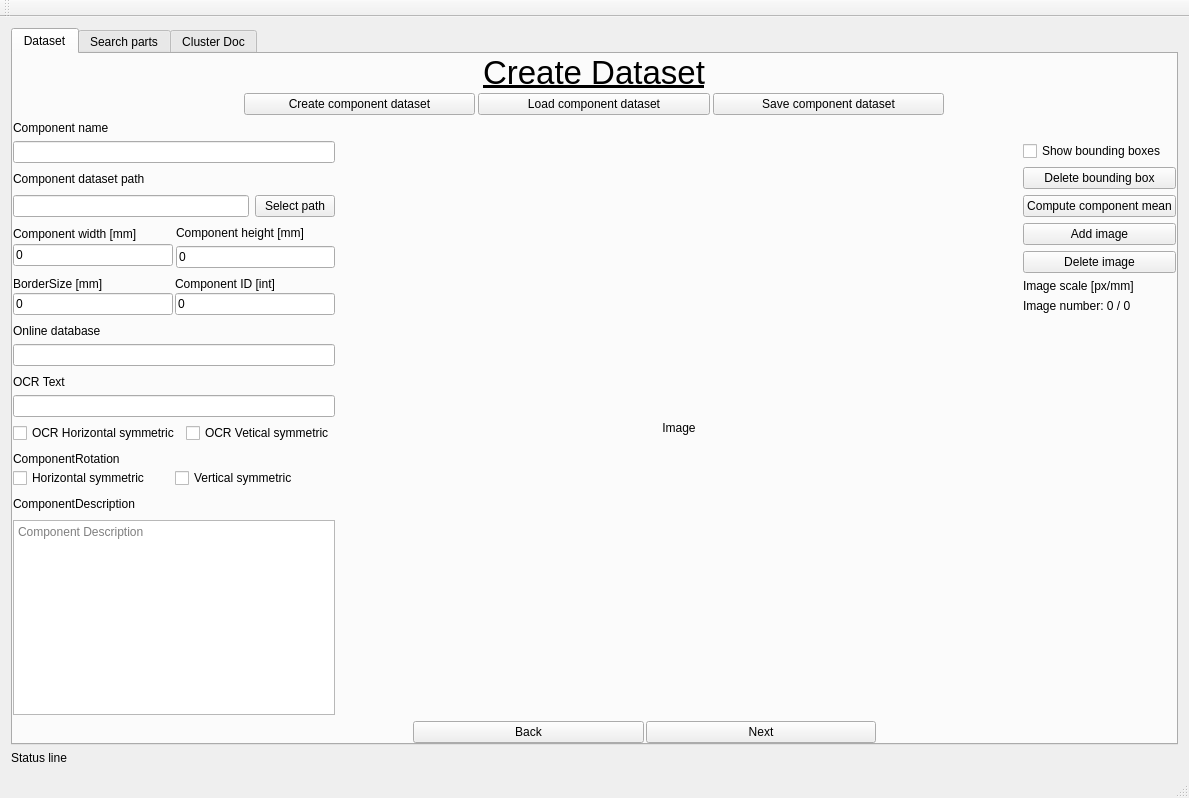
<?xml version="1.0" encoding="UTF-8"?>
<ui version="4.0">
 <class>MainWindow</class>
 <widget class="QMainWindow" name="MainWindow">
  <property name="geometry">
   <rect>
    <x>0</x>
    <y>0</y>
    <width>1189</width>
    <height>798</height>
   </rect>
  </property>
  <property name="sizePolicy">
   <sizepolicy hsizetype="Preferred" vsizetype="Maximum">
    <horstretch>0</horstretch>
    <verstretch>0</verstretch>
   </sizepolicy>
  </property>
  <property name="windowTitle">
   <string>MainWindow</string>
  </property>
  <widget class="QWidget" name="centralWidget">
   <property name="sizePolicy">
    <sizepolicy hsizetype="Preferred" vsizetype="Preferred">
     <horstretch>0</horstretch>
     <verstretch>0</verstretch>
    </sizepolicy>
   </property>
   <layout class="QVBoxLayout" name="verticalLayout">
    <item>
     <layout class="QGridLayout" name="gridLayout_7">
      <item row="1" column="0">
       <widget class="QTabWidget" name="TAB">
        <property name="sizePolicy">
         <sizepolicy hsizetype="Expanding" vsizetype="Expanding">
          <horstretch>0</horstretch>
          <verstretch>0</verstretch>
         </sizepolicy>
        </property>
        <property name="currentIndex">
         <number>0</number>
        </property>
        <widget class="QWidget" name="DATASET">
         <property name="enabled">
          <bool>true</bool>
         </property>
         <property name="sizePolicy">
          <sizepolicy hsizetype="Expanding" vsizetype="Expanding">
           <horstretch>0</horstretch>
           <verstretch>0</verstretch>
          </sizepolicy>
         </property>
         <attribute name="title">
          <string>Dataset</string>
         </attribute>
         <layout class="QGridLayout" name="gridLayout_3">
          <property name="leftMargin">
           <number>0</number>
          </property>
          <property name="topMargin">
           <number>0</number>
          </property>
          <property name="rightMargin">
           <number>0</number>
          </property>
          <property name="bottomMargin">
           <number>0</number>
          </property>
          <item row="0" column="0">
           <layout class="QGridLayout" name="gridLayout_2">
            <item row="0" column="0">
             <layout class="QGridLayout" name="gridLayout_6">
              <item row="0" column="0">
               <spacer name="horizontalSpacer_11">
                <property name="orientation">
                 <enum>Qt::Horizontal</enum>
                </property>
                <property name="sizeType">
                 <enum>QSizePolicy::Preferred</enum>
                </property>
                <property name="sizeHint" stdset="0">
                 <size>
                  <width>160</width>
                  <height>20</height>
                 </size>
                </property>
               </spacer>
              </item>
              <item row="0" column="3">
               <layout class="QVBoxLayout" name="verticalLayout_6">
                <property name="spacing">
                 <number>2</number>
                </property>
                <item>
                 <widget class="QLabel" name="CreateDatasetLabel">
                  <property name="enabled">
                   <bool>true</bool>
                  </property>
                  <property name="sizePolicy">
                   <sizepolicy hsizetype="Expanding" vsizetype="Fixed">
                    <horstretch>0</horstretch>
                    <verstretch>0</verstretch>
                   </sizepolicy>
                  </property>
                  <property name="minimumSize">
                   <size>
                    <width>10</width>
                    <height>10</height>
                   </size>
                  </property>
                  <property name="maximumSize">
                   <size>
                    <width>700</width>
                    <height>60</height>
                   </size>
                  </property>
                  <property name="font">
                   <font>
                    <pointsize>25</pointsize>
                    <weight>50</weight>
                    <bold>false</bold>
                    <underline>true</underline>
                    <kerning>true</kerning>
                   </font>
                  </property>
                  <property name="layoutDirection">
                   <enum>Qt::LeftToRight</enum>
                  </property>
                  <property name="text">
                   <string>Create Dataset</string>
                  </property>
                  <property name="textFormat">
                   <enum>Qt::AutoText</enum>
                  </property>
                  <property name="scaledContents">
                   <bool>true</bool>
                  </property>
                  <property name="alignment">
                   <set>Qt::AlignCenter</set>
                  </property>
                 </widget>
                </item>
                <item>
                 <layout class="QHBoxLayout" name="horizontalLayout_13">
                  <property name="spacing">
                   <number>3</number>
                  </property>
                  <item>
                   <widget class="QPushButton" name="CreateCompDataset">
                    <property name="text">
                     <string>Create component dataset</string>
                    </property>
                   </widget>
                  </item>
                  <item>
                   <widget class="QPushButton" name="LoadCompDataset">
                    <property name="text">
                     <string>Load component dataset</string>
                    </property>
                   </widget>
                  </item>
                  <item>
                   <widget class="QPushButton" name="SaveCompDataset">
                    <property name="text">
                     <string>Save component dataset</string>
                    </property>
                   </widget>
                  </item>
                 </layout>
                </item>
               </layout>
              </item>
              <item row="0" column="4">
               <spacer name="horizontalSpacer_12">
                <property name="orientation">
                 <enum>Qt::Horizontal</enum>
                </property>
                <property name="sizeType">
                 <enum>QSizePolicy::Preferred</enum>
                </property>
                <property name="sizeHint" stdset="0">
                 <size>
                  <width>160</width>
                  <height>20</height>
                 </size>
                </property>
               </spacer>
              </item>
             </layout>
            </item>
            <item row="1" column="0">
             <layout class="QGridLayout" name="gridLayout_5">
              <item row="1" column="0">
               <layout class="QVBoxLayout" name="verticalLayout_11">
                <property name="spacing">
                 <number>9</number>
                </property>
                <item>
                 <widget class="QLineEdit" name="ComponentName">
                  <property name="sizePolicy">
                   <sizepolicy hsizetype="Preferred" vsizetype="Fixed">
                    <horstretch>0</horstretch>
                    <verstretch>0</verstretch>
                   </sizepolicy>
                  </property>
                  <property name="text">
                   <string/>
                  </property>
                 </widget>
                </item>
                <item>
                 <widget class="QLabel" name="ComponentPathLabel">
                  <property name="sizePolicy">
                   <sizepolicy hsizetype="Preferred" vsizetype="Fixed">
                    <horstretch>0</horstretch>
                    <verstretch>0</verstretch>
                   </sizepolicy>
                  </property>
                  <property name="text">
                   <string>Component dataset path</string>
                  </property>
                 </widget>
                </item>
                <item>
                 <layout class="QHBoxLayout" name="horizontalLayout_4">
                  <item>
                   <widget class="QLineEdit" name="ComponentDatasetPath">
                    <property name="sizePolicy">
                     <sizepolicy hsizetype="Preferred" vsizetype="Fixed">
                      <horstretch>0</horstretch>
                      <verstretch>0</verstretch>
                     </sizepolicy>
                    </property>
                    <property name="text">
                     <string/>
                    </property>
                   </widget>
                  </item>
                  <item>
                   <widget class="QPushButton" name="SelectComponentPath">
                    <property name="sizePolicy">
                     <sizepolicy hsizetype="Fixed" vsizetype="Fixed">
                      <horstretch>0</horstretch>
                      <verstretch>0</verstretch>
                     </sizepolicy>
                    </property>
                    <property name="text">
                     <string>Select path</string>
                    </property>
                   </widget>
                  </item>
                 </layout>
                </item>
                <item>
                 <layout class="QHBoxLayout" name="horizontalLayout_25">
                  <property name="spacing">
                   <number>3</number>
                  </property>
                  <item>
                   <layout class="QVBoxLayout" name="verticalLayout_4">
                    <property name="spacing">
                     <number>2</number>
                    </property>
                    <item>
                     <widget class="QLabel" name="ComponentWidthLabel">
                      <property name="sizePolicy">
                       <sizepolicy hsizetype="Preferred" vsizetype="Fixed">
                        <horstretch>0</horstretch>
                        <verstretch>0</verstretch>
                       </sizepolicy>
                      </property>
                      <property name="text">
                       <string>Component width [mm]</string>
                      </property>
                     </widget>
                    </item>
                    <item>
                     <widget class="QLineEdit" name="ComponentWidth">
                      <property name="enabled">
                       <bool>true</bool>
                      </property>
                      <property name="sizePolicy">
                       <sizepolicy hsizetype="Preferred" vsizetype="Fixed">
                        <horstretch>0</horstretch>
                        <verstretch>0</verstretch>
                       </sizepolicy>
                      </property>
                      <property name="text">
                       <string>0</string>
                      </property>
                     </widget>
                    </item>
                   </layout>
                  </item>
                  <item>
                   <layout class="QVBoxLayout" name="verticalLayout_5">
                    <item>
                     <widget class="QLabel" name="ComponentHeightLabel">
                      <property name="sizePolicy">
                       <sizepolicy hsizetype="Preferred" vsizetype="Fixed">
                        <horstretch>0</horstretch>
                        <verstretch>0</verstretch>
                       </sizepolicy>
                      </property>
                      <property name="text">
                       <string>Component height [mm]</string>
                      </property>
                     </widget>
                    </item>
                    <item>
                     <widget class="QLineEdit" name="ComponentHeight">
                      <property name="sizePolicy">
                       <sizepolicy hsizetype="Preferred" vsizetype="Fixed">
                        <horstretch>0</horstretch>
                        <verstretch>0</verstretch>
                       </sizepolicy>
                      </property>
                      <property name="text">
                       <string>0</string>
                      </property>
                     </widget>
                    </item>
                   </layout>
                  </item>
                 </layout>
                </item>
                <item>
                 <layout class="QHBoxLayout" name="horizontalLayout_26">
                  <property name="spacing">
                   <number>2</number>
                  </property>
                  <item>
                   <layout class="QVBoxLayout" name="verticalLayout_7">
                    <property name="spacing">
                     <number>2</number>
                    </property>
                    <item>
                     <widget class="QLabel" name="BorderSizeLabel">
                      <property name="sizePolicy">
                       <sizepolicy hsizetype="Preferred" vsizetype="Fixed">
                        <horstretch>0</horstretch>
                        <verstretch>0</verstretch>
                       </sizepolicy>
                      </property>
                      <property name="text">
                       <string>BorderSize [mm]</string>
                      </property>
                     </widget>
                    </item>
                    <item>
                     <widget class="QLineEdit" name="BorderSize">
                      <property name="sizePolicy">
                       <sizepolicy hsizetype="Preferred" vsizetype="Fixed">
                        <horstretch>0</horstretch>
                        <verstretch>0</verstretch>
                       </sizepolicy>
                      </property>
                      <property name="text">
                       <string>0</string>
                      </property>
                     </widget>
                    </item>
                   </layout>
                  </item>
                  <item>
                   <layout class="QVBoxLayout" name="verticalLayout_8">
                    <property name="spacing">
                     <number>2</number>
                    </property>
                    <item>
                     <widget class="QLabel" name="ComponentIDLabel">
                      <property name="sizePolicy">
                       <sizepolicy hsizetype="Preferred" vsizetype="Fixed">
                        <horstretch>0</horstretch>
                        <verstretch>0</verstretch>
                       </sizepolicy>
                      </property>
                      <property name="text">
                       <string>Component ID [int]</string>
                      </property>
                     </widget>
                    </item>
                    <item>
                     <widget class="QLineEdit" name="ComponentID">
                      <property name="sizePolicy">
                       <sizepolicy hsizetype="Preferred" vsizetype="Fixed">
                        <horstretch>0</horstretch>
                        <verstretch>0</verstretch>
                       </sizepolicy>
                      </property>
                      <property name="text">
                       <string>0</string>
                      </property>
                     </widget>
                    </item>
                   </layout>
                  </item>
                 </layout>
                </item>
                <item>
                 <layout class="QHBoxLayout" name="horizontalLayout_27">
                  <property name="spacing">
                   <number>2</number>
                  </property>
                  <item>
                   <layout class="QVBoxLayout" name="verticalLayout_14">
                    <item>
                     <widget class="QLabel" name="label_2">
                      <property name="sizePolicy">
                       <sizepolicy hsizetype="Preferred" vsizetype="Fixed">
                        <horstretch>0</horstretch>
                        <verstretch>0</verstretch>
                       </sizepolicy>
                      </property>
                      <property name="text">
                       <string>Online database</string>
                      </property>
                     </widget>
                    </item>
                    <item>
                     <widget class="QLineEdit" name="OnlineDataBase">
                      <property name="sizePolicy">
                       <sizepolicy hsizetype="Preferred" vsizetype="Fixed">
                        <horstretch>0</horstretch>
                        <verstretch>0</verstretch>
                       </sizepolicy>
                      </property>
                      <property name="text">
                       <string/>
                      </property>
                     </widget>
                    </item>
                   </layout>
                  </item>
                 </layout>
                </item>
                <item>
                 <layout class="QVBoxLayout" name="verticalLayout_10">
                  <item>
                   <widget class="QLabel" name="OCRTextLabel">
                    <property name="sizePolicy">
                     <sizepolicy hsizetype="Preferred" vsizetype="Fixed">
                      <horstretch>0</horstretch>
                      <verstretch>0</verstretch>
                     </sizepolicy>
                    </property>
                    <property name="text">
                     <string>OCR Text</string>
                    </property>
                   </widget>
                  </item>
                  <item>
                   <widget class="QLineEdit" name="OCRText">
                    <property name="sizePolicy">
                     <sizepolicy hsizetype="Preferred" vsizetype="Fixed">
                      <horstretch>0</horstretch>
                      <verstretch>0</verstretch>
                     </sizepolicy>
                    </property>
                    <property name="text">
                     <string/>
                    </property>
                   </widget>
                  </item>
                  <item>
                   <layout class="QHBoxLayout" name="horizontalLayout_6">
                    <item>
                     <widget class="QCheckBox" name="OCRAxialSymmetricHorizontal">
                      <property name="text">
                       <string>OCR Horizontal symmetric</string>
                      </property>
                     </widget>
                    </item>
                    <item>
                     <widget class="QCheckBox" name="OCRAxialSymmetricVertical">
                      <property name="text">
                       <string>OCR Vetical symmetric</string>
                      </property>
                     </widget>
                    </item>
                   </layout>
                  </item>
                 </layout>
                </item>
                <item>
                 <layout class="QVBoxLayout" name="verticalLayout_16">
                  <property name="spacing">
                   <number>2</number>
                  </property>
                  <item>
                   <widget class="QLabel" name="RotationLabel">
                    <property name="sizePolicy">
                     <sizepolicy hsizetype="Preferred" vsizetype="Fixed">
                      <horstretch>0</horstretch>
                      <verstretch>0</verstretch>
                     </sizepolicy>
                    </property>
                    <property name="text">
                     <string>ComponentRotation</string>
                    </property>
                   </widget>
                  </item>
                  <item>
                   <layout class="QHBoxLayout" name="horizontalLayout_5">
                    <property name="spacing">
                     <number>2</number>
                    </property>
                    <item>
                     <widget class="QCheckBox" name="AxialSymmetricHorizontal">
                      <property name="text">
                       <string>Horizontal symmetric </string>
                      </property>
                     </widget>
                    </item>
                    <item>
                     <widget class="QCheckBox" name="AxialSymmetricVertical">
                      <property name="text">
                       <string>Vertical symmetric </string>
                      </property>
                     </widget>
                    </item>
                   </layout>
                  </item>
                 </layout>
                </item>
                <item>
                 <widget class="QLabel" name="ComponentDescriptionLabel">
                  <property name="sizePolicy">
                   <sizepolicy hsizetype="Preferred" vsizetype="Fixed">
                    <horstretch>0</horstretch>
                    <verstretch>0</verstretch>
                   </sizepolicy>
                  </property>
                  <property name="text">
                   <string>ComponentDescription</string>
                  </property>
                 </widget>
                </item>
                <item>
                 <widget class="QTextEdit" name="ComponentDescription">
                  <property name="sizePolicy">
                   <sizepolicy hsizetype="Preferred" vsizetype="Preferred">
                    <horstretch>0</horstretch>
                    <verstretch>0</verstretch>
                   </sizepolicy>
                  </property>
                  <property name="documentTitle">
                   <string>Description</string>
                  </property>
                  <property name="placeholderText">
                   <string>Component Description</string>
                  </property>
                 </widget>
                </item>
               </layout>
              </item>
              <item row="1" column="1">
               <layout class="QHBoxLayout" name="horizontalLayout_28">
                <item>
                 <widget class="QLabel" name="ImageTest">
                  <property name="sizePolicy">
                   <sizepolicy hsizetype="Expanding" vsizetype="Preferred">
                    <horstretch>0</horstretch>
                    <verstretch>0</verstretch>
                   </sizepolicy>
                  </property>
                  <property name="text">
                   <string>Image</string>
                  </property>
                  <property name="alignment">
                   <set>Qt::AlignCenter</set>
                  </property>
                 </widget>
                </item>
                <item>
                 <layout class="QVBoxLayout" name="verticalLayout_9">
                  <item>
                   <widget class="QCheckBox" name="BBox">
                    <property name="sizePolicy">
                     <sizepolicy hsizetype="Preferred" vsizetype="Fixed">
                      <horstretch>0</horstretch>
                      <verstretch>0</verstretch>
                     </sizepolicy>
                    </property>
                    <property name="text">
                     <string>Show bounding boxes</string>
                    </property>
                   </widget>
                  </item>
                  <item>
                   <widget class="QPushButton" name="DeleteBBox">
                    <property name="text">
                     <string>Delete bounding box</string>
                    </property>
                   </widget>
                  </item>
                  <item>
                   <widget class="QPushButton" name="ComponentMean">
                    <property name="text">
                     <string>Compute component mean</string>
                    </property>
                   </widget>
                  </item>
                  <item>
                   <widget class="QPushButton" name="AddImage">
                    <property name="sizePolicy">
                     <sizepolicy hsizetype="Preferred" vsizetype="Fixed">
                      <horstretch>0</horstretch>
                      <verstretch>0</verstretch>
                     </sizepolicy>
                    </property>
                    <property name="text">
                     <string>Add image</string>
                    </property>
                   </widget>
                  </item>
                  <item>
                   <widget class="QPushButton" name="DeleteImage">
                    <property name="text">
                     <string>Delete image</string>
                    </property>
                   </widget>
                  </item>
                  <item>
                   <widget class="QLabel" name="ImageScale">
                    <property name="sizePolicy">
                     <sizepolicy hsizetype="Preferred" vsizetype="Fixed">
                      <horstretch>0</horstretch>
                      <verstretch>0</verstretch>
                     </sizepolicy>
                    </property>
                    <property name="text">
                     <string>Image scale [px/mm]</string>
                    </property>
                   </widget>
                  </item>
                  <item>
                   <widget class="QLabel" name="ImageNumber">
                    <property name="sizePolicy">
                     <sizepolicy hsizetype="Preferred" vsizetype="Fixed">
                      <horstretch>0</horstretch>
                      <verstretch>0</verstretch>
                     </sizepolicy>
                    </property>
                    <property name="text">
                     <string>Image number: 0 / 0</string>
                    </property>
                   </widget>
                  </item>
                  <item>
                   <spacer name="verticalSpacer">
                    <property name="orientation">
                     <enum>Qt::Vertical</enum>
                    </property>
                    <property name="sizeType">
                     <enum>QSizePolicy::Expanding</enum>
                    </property>
                    <property name="sizeHint" stdset="0">
                     <size>
                      <width>20</width>
                      <height>40</height>
                     </size>
                    </property>
                   </spacer>
                  </item>
                 </layout>
                </item>
               </layout>
              </item>
              <item row="0" column="0">
               <widget class="QLabel" name="ComponentNameLabel">
                <property name="sizePolicy">
                 <sizepolicy hsizetype="Preferred" vsizetype="Fixed">
                  <horstretch>0</horstretch>
                  <verstretch>0</verstretch>
                 </sizepolicy>
                </property>
                <property name="text">
                 <string>Component name</string>
                </property>
               </widget>
              </item>
             </layout>
            </item>
            <item row="2" column="0">
             <layout class="QGridLayout" name="gridLayout_4">
              <item row="0" column="0">
               <spacer name="horizontalSpacer_9">
                <property name="orientation">
                 <enum>Qt::Horizontal</enum>
                </property>
                <property name="sizeType">
                 <enum>QSizePolicy::Fixed</enum>
                </property>
                <property name="sizeHint" stdset="0">
                 <size>
                  <width>400</width>
                  <height>20</height>
                 </size>
                </property>
               </spacer>
              </item>
              <item row="0" column="1">
               <layout class="QHBoxLayout" name="horizontalLayout_23">
                <item>
                 <layout class="QHBoxLayout" name="horizontalLayout_24">
                  <property name="spacing">
                   <number>2</number>
                  </property>
                  <item>
                   <widget class="QPushButton" name="Back">
                    <property name="sizePolicy">
                     <sizepolicy hsizetype="Minimum" vsizetype="Preferred">
                      <horstretch>0</horstretch>
                      <verstretch>0</verstretch>
                     </sizepolicy>
                    </property>
                    <property name="text">
                     <string>Back</string>
                    </property>
                   </widget>
                  </item>
                  <item>
                   <widget class="QPushButton" name="Next">
                    <property name="sizePolicy">
                     <sizepolicy hsizetype="Minimum" vsizetype="Preferred">
                      <horstretch>0</horstretch>
                      <verstretch>0</verstretch>
                     </sizepolicy>
                    </property>
                    <property name="text">
                     <string>Next</string>
                    </property>
                   </widget>
                  </item>
                 </layout>
                </item>
               </layout>
              </item>
              <item row="0" column="2">
               <spacer name="horizontalSpacer_10">
                <property name="orientation">
                 <enum>Qt::Horizontal</enum>
                </property>
                <property name="sizeType">
                 <enum>QSizePolicy::Fixed</enum>
                </property>
                <property name="sizeHint" stdset="0">
                 <size>
                  <width>300</width>
                  <height>20</height>
                 </size>
                </property>
               </spacer>
              </item>
             </layout>
            </item>
           </layout>
          </item>
         </layout>
        </widget>
        <widget class="QWidget" name="SEARCH">
         <attribute name="title">
          <string>Search parts</string>
         </attribute>
         <layout class="QVBoxLayout" name="verticalLayout_2">
          <item>
           <layout class="QVBoxLayout" name="SEARCH_Vertical">
            <property name="spacing">
             <number>3</number>
            </property>
           </layout>
          </item>
         </layout>
        </widget>
        <widget class="QWidget" name="TRAINING">
         <attribute name="title">
          <string>Cluster Doc</string>
         </attribute>
        </widget>
       </widget>
      </item>
     </layout>
    </item>
    <item>
     <widget class="QLabel" name="StatusLine">
      <property name="text">
       <string>Status line</string>
      </property>
     </widget>
    </item>
   </layout>
  </widget>
  <widget class="QMenuBar" name="menuBar">
   <property name="geometry">
    <rect>
     <x>0</x>
     <y>0</y>
     <width>1189</width>
     <height>21</height>
    </rect>
   </property>
  </widget>
  <widget class="QToolBar" name="mainToolBar">
   <attribute name="toolBarArea">
    <enum>TopToolBarArea</enum>
   </attribute>
   <attribute name="toolBarBreak">
    <bool>false</bool>
   </attribute>
  </widget>
  <widget class="QStatusBar" name="statusBar"/>
 </widget>
 <layoutdefault spacing="6" margin="11"/>
 <resources/>
 <connections/>
</ui>
